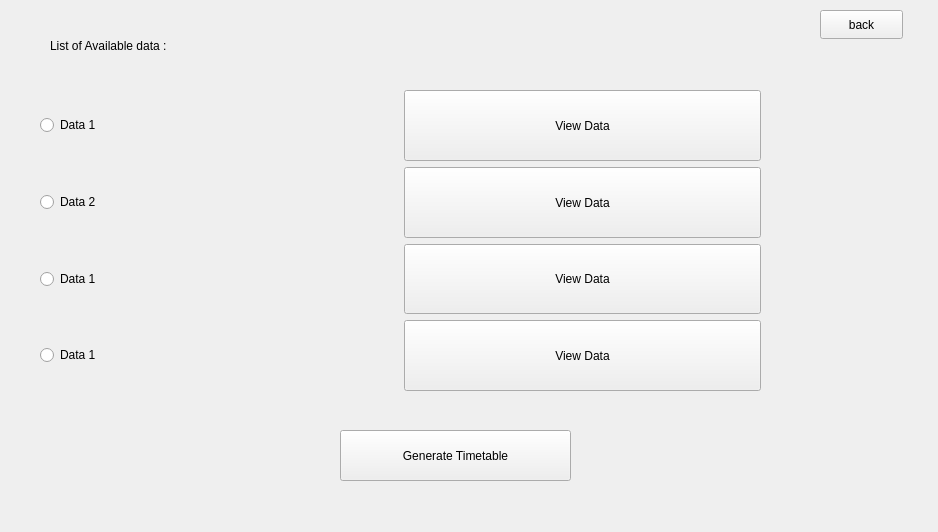
<?xml version="1.0" encoding="UTF-8"?>
<ui version="4.0">
 <class>AvailableData</class>
 <widget class="QMainWindow" name="AvailableData">
  <property name="geometry">
   <rect>
    <x>0</x>
    <y>0</y>
    <width>938</width>
    <height>532</height>
   </rect>
  </property>
  <property name="windowTitle">
   <string>Available Data</string>
  </property>
  <widget class="QWidget" name="centralwidget">
   <widget class="QPushButton" name="pushButton_5">
    <property name="geometry">
     <rect>
      <x>340</x>
      <y>430</y>
      <width>231</width>
      <height>51</height>
     </rect>
    </property>
    <property name="text">
     <string>Generate Timetable</string>
    </property>
   </widget>
   <widget class="QLabel" name="label">
    <property name="geometry">
     <rect>
      <x>50</x>
      <y>30</y>
      <width>351</width>
      <height>31</height>
     </rect>
    </property>
    <property name="text">
     <string>List of Available data : </string>
    </property>
   </widget>
   <widget class="QWidget" name="layoutWidget">
    <property name="geometry">
     <rect>
      <x>40</x>
      <y>90</y>
      <width>721</width>
      <height>301</height>
     </rect>
    </property>
    <layout class="QVBoxLayout" name="verticalLayout">
     <item>
      <layout class="QHBoxLayout" name="horizontalLayout">
       <item>
        <widget class="QRadioButton" name="radioButton">
         <property name="text">
          <string>Data 1</string>
         </property>
        </widget>
       </item>
       <item>
        <widget class="QPushButton" name="pushButton">
         <property name="sizePolicy">
          <sizepolicy hsizetype="Preferred" vsizetype="Preferred">
           <horstretch>0</horstretch>
           <verstretch>0</verstretch>
          </sizepolicy>
         </property>
         <property name="text">
          <string>View Data</string>
         </property>
        </widget>
       </item>
      </layout>
     </item>
     <item>
      <layout class="QHBoxLayout" name="horizontalLayout_2">
       <item>
        <widget class="QRadioButton" name="radioButton_2">
         <property name="text">
          <string>Data 2</string>
         </property>
        </widget>
       </item>
       <item>
        <widget class="QPushButton" name="pushButton_2">
         <property name="sizePolicy">
          <sizepolicy hsizetype="Preferred" vsizetype="Preferred">
           <horstretch>0</horstretch>
           <verstretch>0</verstretch>
          </sizepolicy>
         </property>
         <property name="text">
          <string>View Data</string>
         </property>
        </widget>
       </item>
      </layout>
     </item>
     <item>
      <layout class="QHBoxLayout" name="horizontalLayout_3">
       <item>
        <widget class="QRadioButton" name="radioButton_3">
         <property name="text">
          <string>Data 1</string>
         </property>
        </widget>
       </item>
       <item>
        <widget class="QPushButton" name="pushButton_3">
         <property name="sizePolicy">
          <sizepolicy hsizetype="Preferred" vsizetype="Preferred">
           <horstretch>0</horstretch>
           <verstretch>0</verstretch>
          </sizepolicy>
         </property>
         <property name="text">
          <string>View Data</string>
         </property>
        </widget>
       </item>
      </layout>
     </item>
     <item>
      <layout class="QHBoxLayout" name="horizontalLayout_4">
       <item>
        <widget class="QRadioButton" name="radioButton_4">
         <property name="text">
          <string>Data 1</string>
         </property>
        </widget>
       </item>
       <item>
        <widget class="QPushButton" name="pushButton_4">
         <property name="sizePolicy">
          <sizepolicy hsizetype="Preferred" vsizetype="Preferred">
           <horstretch>0</horstretch>
           <verstretch>0</verstretch>
          </sizepolicy>
         </property>
         <property name="text">
          <string>View Data</string>
         </property>
        </widget>
       </item>
      </layout>
     </item>
    </layout>
   </widget>
   <widget class="QPushButton" name="pushButton_back">
    <property name="geometry">
     <rect>
      <x>820</x>
      <y>10</y>
      <width>83</width>
      <height>29</height>
     </rect>
    </property>
    <property name="text">
     <string>back</string>
    </property>
   </widget>
  </widget>
 </widget>
 <resources/>
 <connections/>
</ui>
